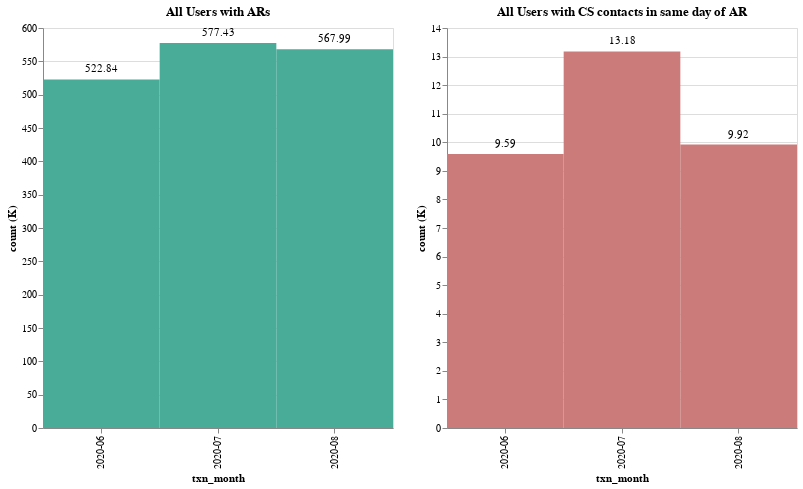

The code cell stored with this chart in its notebook:
### Code cell
users_ars = af.column_single_label(
    ar_contacts_per_month[ar_contacts_per_month["label"] == "distinct_txn_users"],
    af.teal,
    "txn_month:O",
    "count (K):Q",
    350,
    400,
    "x",
)
users_contact = af.column_single_label(
    ar_contacts_per_month[ar_contacts_per_month["label"] == "distinct_contact_users"],
    af.rhubarb,
    "txn_month:O",
    "count (K):Q",
    350,
    400,
    "x",
)

users_ars.properties(title="All Users with ARs") | users_contact.properties(
    title="All Users with CS contacts in same day of AR"
)

### Figure 1 — Vega-Lite specification as saved in the notebook (floating-point values rounded to 4 significant figures)
{"config": {"view": {"continuousWidth": 400, "continuousHeight": 300}}, "hconcat": [{"layer": [{"mark": {"type": "rect", "color": "#48AC98"}, "encoding": {"x": {"type": "ordinal", "field": "txn_month", "sort": "x"}, "y": {"type": "quantitative", "field": "count (K)"}}, "height": 400, "width": 350}, {"mark": {"type": "text", "align": "center", "baseline": "middle", "dy": -10}, "encoding": {"text": {"type": "quantitative", "field": "count (K)"}, "x": {"type": "ordinal", "field": "txn_month", "sort": "x"}, "y": {"type": "quantitative", "field": "count (K)"}}, "height": 400, "width": 350}], "data": {"name": "data-c828359396b2e8433eac5245db8ebece"}, "title": "All Users with ARs"}, {"layer": [{"mark": {"type": "rect", "color": "#CB7C7A"}, "encoding": {"x": {"type": "ordinal", "field": "txn_month", "sort": "x"}, "y": {"type": "quantitative", "field": "count (K)"}}, "height": 400, "width": 350}, {"mark": {"type": "text", "align": "center", "baseline": "middle", "dy": -10}, "encoding": {"text": {"type": "quantitative", "field": "count (K)"}, "x": {"type": "ordinal", "field": "txn_month", "sort": "x"}, "y": {"type": "quantitative", "field": "count (K)"}}, "height": 400, "width": 350}], "data": {"name": "data-75e9e8b741b22148eed6dfa93f0a9639"}, "title": "All Users with CS contacts in same day of AR"}], "$schema": "https://vega.github.io/schema/vega-lite/v4.8.1.json", "datasets": {"data-c828359396b2e8433eac5245db8ebece": [{"txn_month": "2020-07", "reject_reason": "ALL AR", "transaction_group": "card", "label": "distinct_txn_users", "value": 577400.0, "count (K)": 577.4}, {"txn_month": "2020-06", "reject_reason": "ALL AR", "transaction_group": "card", "label": "distinct_txn_users", "value": 522800.0, "count (K)": 522.8}, {"txn_month": "2020-08", "reject_reason": "ALL AR", "transaction_group": "card", "label": "distinct_txn_users", "value": 568000.0, "count (K)": 568.0}], "data-75e9e8b741b22148eed6dfa93f0a9639": [{"txn_month": "2020-07", "reject_reason": "ALL AR", "transaction_group": "card", "label": "distinct_contact_users", "value": 13180.0, "count (K)": 13.18}, {"txn_month": "2020-06", "reject_reason": "ALL AR", "transaction_group": "card", "label": "distinct_contact_users", "value": 9594.0, "count (K)": 9.59}, {"txn_month": "2020-08", "reject_reason": "ALL AR", "transaction_group": "card", "label": "distinct_contact_users", "value": 9924.0, "count (K)": 9.92}]}}
